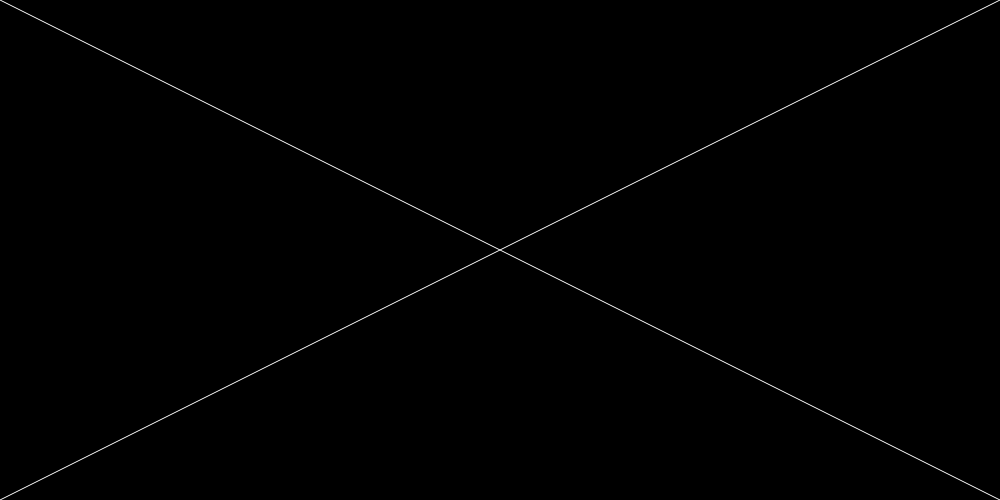
Frame 1 (no input)
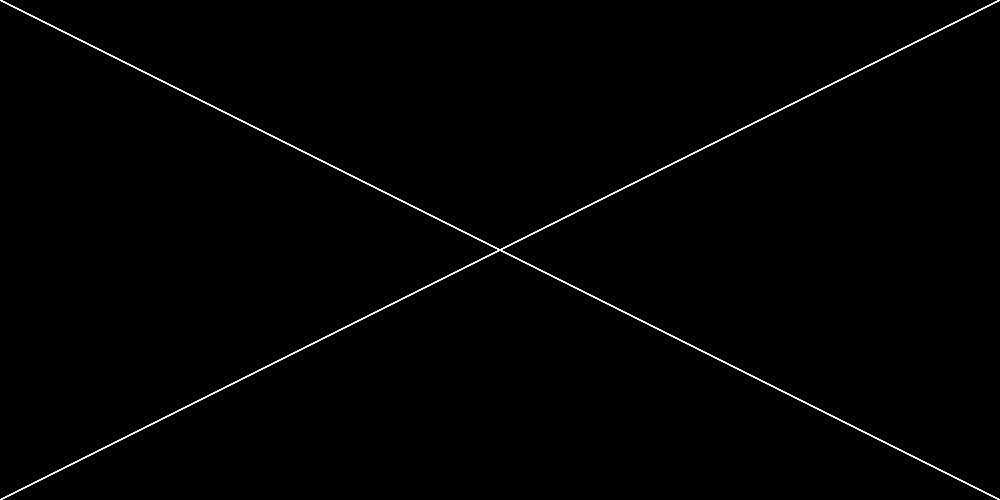
Frame 60 (no input)
Frame 120 (the mouse pressed at the canvas centre since frame 60): identical to frame 60, image omitted

The p5.js sketch that drew these frames (run headless with seeded random() and noise() and a simulated clock; from frame 60 on, the mouse is pressed at the canvas centre):

// p5.js sketch
// ── sketch.js
function setup() {
  createCanvas(1000, 500);
  background(0, 0, 0);
}

function draw() {
  stroke(255, 255, 255); line(1000, 0, 0, 500);
  stroke(255, 255, 255); line(0, 0, 1000, 500);
}
